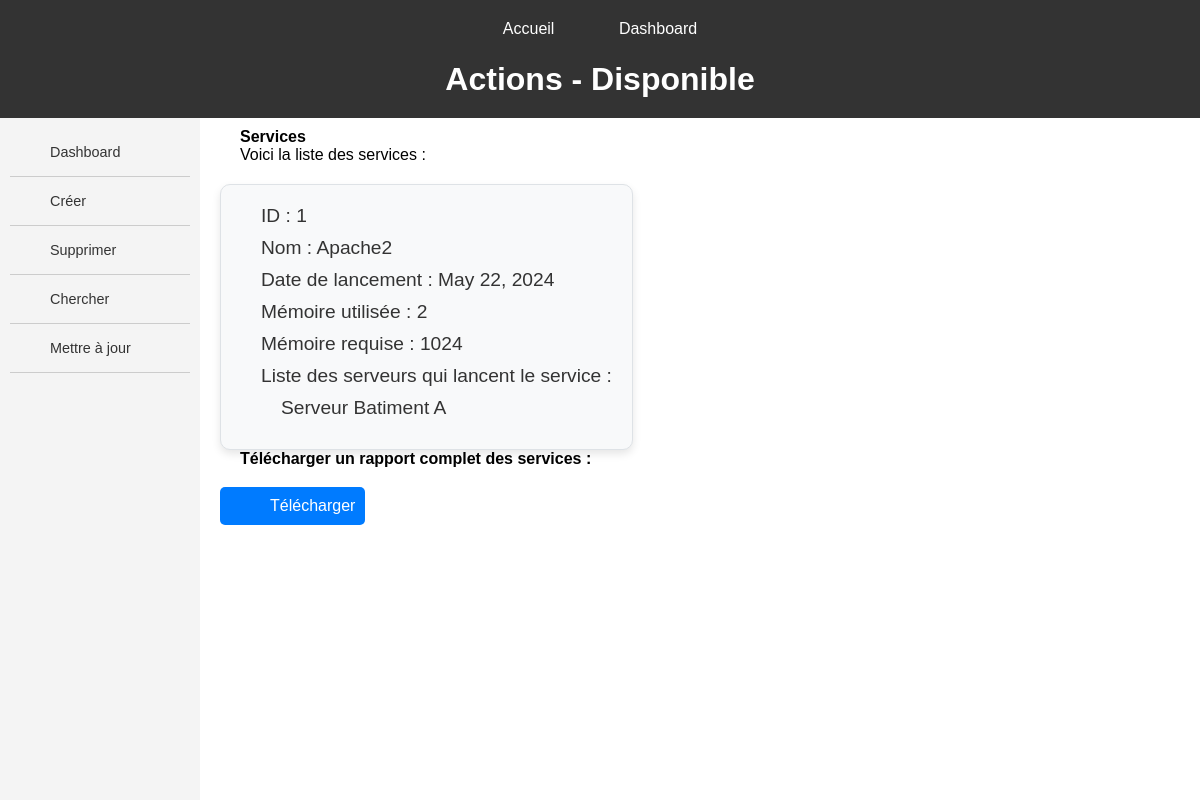
The page /service/ on the database as committed earlier.
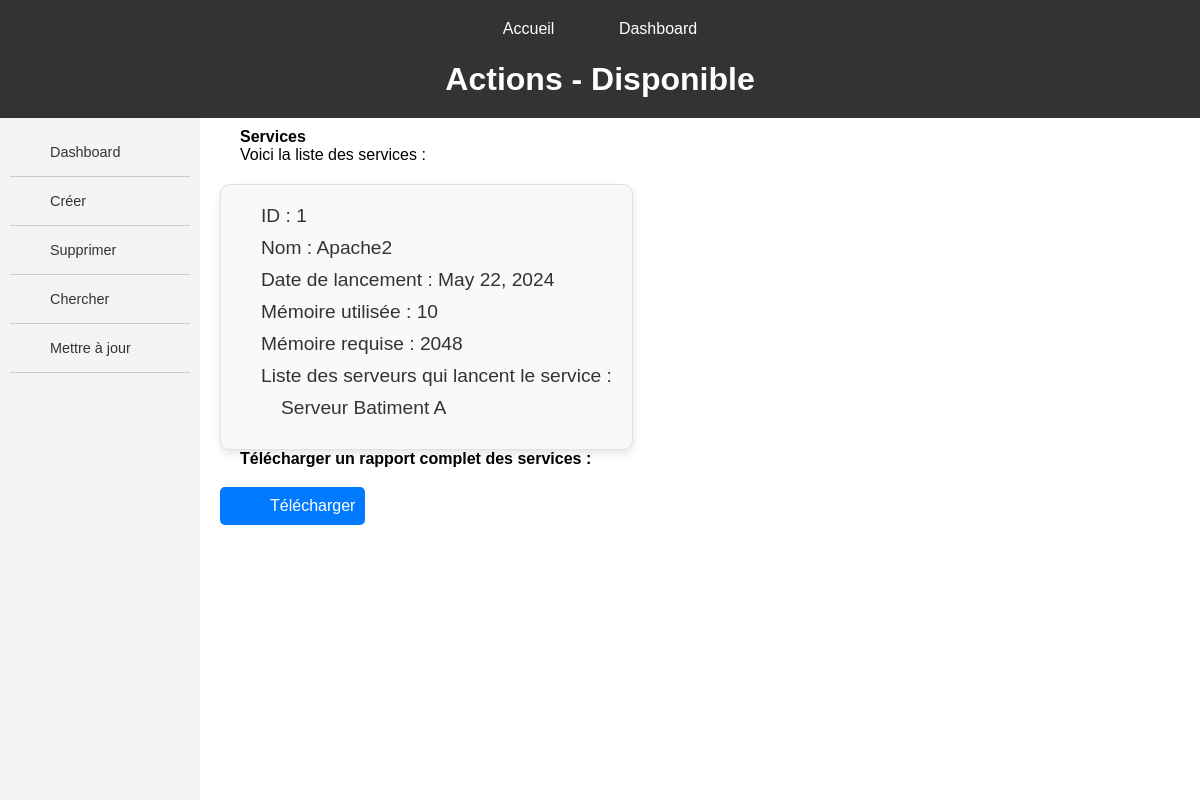
The same page on the database as committed later.
### servops/models.py (models this page shows, shortened)
class Service(models.Model):
    name = models.CharField(max_length=200)
    launch_date = models.DateField()
    memory_used = models.IntegerField()
    required_memory = models.IntegerField()
    launch_server = models.ForeignKey(Server, on_delete=models.CASCADE, related_name='services')

### servops/views.py (the view)
# urls.py: path('service/', views.services, name='services_crud'),
def services(request):
    services = Service.objects.all()
    servers = Server.objects.all()
    return render(request, 'servops/CRUD/CRUD_services/home.html', {'services': services, 'servers': servers})

### servops/templates/servops/CRUD/CRUD_services/home.html (shortened to what this page needs)
{% extends "servops/MAIN/main_dashboard.html" %}
{% load static %}
{% block header %}Actions - Disponible{% endblock %}
{% block sidebar %}
<ul>
    <li><a href="{% url 'dashboard' %}" class="button">Dashboard</a></li>
    <li><a href="{% url 'create_service' %}" class="button">Créer</a></li>
    <li><a href="{% url 'delete_service' %}" class="button">Supprimer</a></li>
    <li><a href="{% url 'read_service' %}" class="button">Chercher</a></li>
    <li><a href="#" class="button">Mettre à jour</a></li>
</ul>
{% endblock sidebar %}
{% block content %}
<h2>Services</h2>
<p>Voici la liste des services :</p>
<div class="container">
    {% for service in services %}
    <div class="service-box">
        <p>ID : {{service.id}}</p>
        <p>Nom : {{service.name}}</p>
        <p>Date de lancement : {{service.launch_date}}</p>
        <p>Mémoire utilisée : {{service.memory_used}}</p>
        <p>Mémoire requise : {{service.required_memory}}</p>
        <p>Liste des serveurs qui lancent le service :</p>
        <ul>
            {% for server in servers %}
            <li><p>{{server.name}}</p></li>
            {% endfor %}
        </ul>
    </div>
    {% endfor %}
</div>
<h2>Télécharger un rapport complet des services :</h2>
<button>
    <a href="{% url 'pdf' %}">Télécharger</a>
</button>
{% endblock content %}

Rows that differ between the two databases and show on the page:
changed Service "Apache2": memory_used "2" → "10"; required_memory "1024" → "2048"
